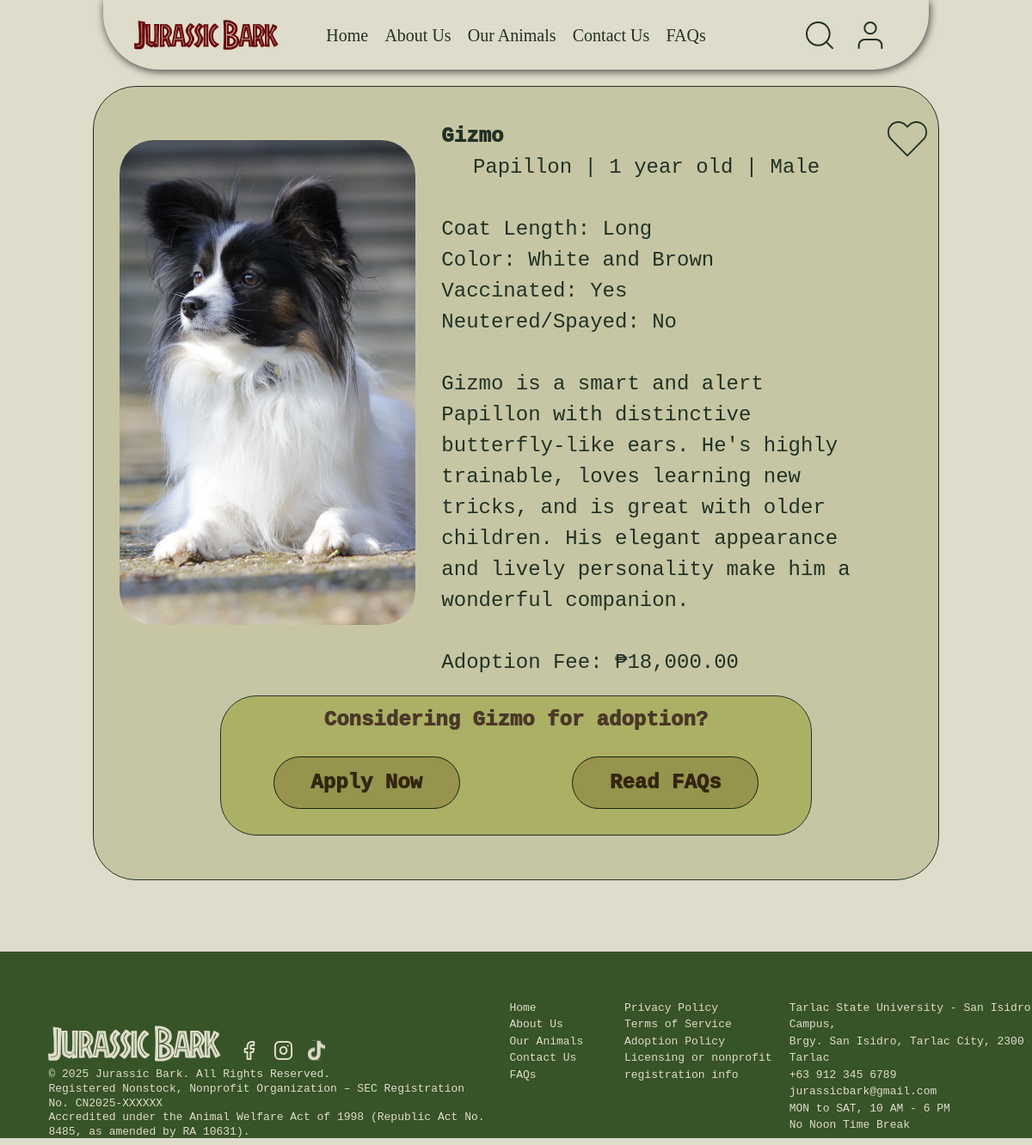
The page /petDetails.php?id=15 on the database its author committed.
### tables this page shows
CREATE TABLE `pets` (
  `petID` int(11) NOT NULL,
  `name` varchar(50) NOT NULL,
  `type` varchar(50) NOT NULL,
  `breed` varchar(50) NOT NULL,
  `age` int(11) NOT NULL,
  `price` double NOT NULL,
  `details` longtext NOT NULL CHECK (json_valid(`details`)),
  `imageDirectory` varchar(255) NOT NULL,
  `adoptedById` int(11) DEFAULT NULL
);

### petDetails.php (the view, shortened to what this page needs)
<?php
$petId = isset($_GET['id']) ? intval($_GET['id']) : 0;
$pet = null;
$error = null;
if ($petId > 0) {
    try {
        $host = '127.0.0.1';
        $dbname = 'adoptiondb';
        $username = 'root';
        $password = '';
        $pdo = new PDO("mysql:host=$host;dbname=$dbname;charset=utf8mb4", $username, $password);
        $pdo->setAttribute(PDO::ATTR_ERRMODE, PDO::ERRMODE_EXCEPTION);
        $stmt = $pdo->prepare("SELECT petID, name, type, breed, age, price, details, imageDirectory FROM pets WHERE petID = :petId");
        $stmt->bindParam(':petId', $petId, PDO::PARAM_INT);
        $stmt->execute();
        $pet = $stmt->fetch(PDO::FETCH_ASSOC);
    } catch (PDOException $e) {
        $error = "Database error: " . $e->getMessage();
    }
} else {
    $error = "Invalid pet ID.";
}
$gender = 'Unknown';
$color = 'Unknown';
$personality = 'No description available';
$vaccinated = 'Unknown';
$neutered = 'Unknown';
$coatLength = 'Unknown';
if ($pet) {
    $details = json_decode($pet['details'], true);
    if ($details) {
        $gender = isset($details['gender']) ? $details['gender'] : 'Unknown';
        $color = isset($details['color']) ? $details['color'] : 'Unknown';
        $personality = isset($details['personality']) ? $details['personality'] : 'No description available';
        $vaccinated = isset($details['vaccinated']) ? ($details['vaccinated'] ? 'Yes' : 'No') : 'Unknown';
        $neutered = isset($details['spayed_neutered']) ? ($details['spayed_neutered'] ? 'Yes' : 'No') : 'Unknown';
        $coatLength = isset($details['coat_length']) ? $details['coat_length'] : 'Unknown';
    }
}
$ageText = $pet ? ($pet['age'] > 1 ? $pet['age'] . ' years old' : $pet['age'] . ' year old') : '';
?>
<!DOCTYPE html>
<html lang="en">
<head>
    <link rel="stylesheet" href="petDetails.css">
    <link rel="stylesheet" href="global-application-styles.css">
    <link rel="stylesheet" href="globalFooterNav.css">
</head>
<body>
    <div class="nav">
        <div class="navLogo">
            <img src="images/homeImages/Jurassic Bark.webp" alt="">
        </div>
        <div class="mainNav">
            <p><a href="index.html">Home</a></p>
            <p> <a href="aboutUs.html">About Us</a></p>
            <p> <a href="ourAnimals.php">Our Animals</a></p>
            <p><a href="contact.html">Contact Us</a></p>
            <p><a href="faqs.html">FAQs</a></p>
        </div>
        <div class="navControls">
        </div>
    </div>
    <?php if ($error): ?>
        <div style="text-align: center; padding: 50px; width: 82%;">
            <h2>Error</h2>
            <p><?php echo htmlspecialchars($error); ?></p>
            <p><a href="ourAnimals.php" style="color: #223125; text-decoration: underline;">Back to Animals List</a></p>
        </div>
    <?php elseif ($pet): ?>
    <div class="petDetailsCon">
        <div class="petDetailsBg"></div>
        <div class="imageCon">
            <div class="imageHolder">
                <img class="petImage"
                     src="<?php echo htmlspecialchars($pet['imageDirectory']); ?>"
                     alt="<?php echo htmlspecialchars($pet['name']); ?>"
                     onerror="this.src='images/homeImages/petPics/default-pet.jpg'">
            </div>
        </div>
        <div class="petContent">
            <div class="petText">
                <p class="name"><?php echo htmlspecialchars($pet['name']); ?></p>
                <p class="details">
                    <p class="petTypeText" style="text-align: center" >
                        <?php echo htmlspecialchars($pet['breed']); ?> | <?php echo $ageText; ?> | <?php echo htmlspecialchars($gender); ?>
                    </p>
                    <br>
                    Coat Length: <?php echo htmlspecialchars($coatLength); ?> <br>
                    Color: <?php echo htmlspecialchars($color); ?> <br>
                    Vaccinated: <?php echo htmlspecialchars($vaccinated); ?> <br>
                    Neutered/Spayed: <?php echo htmlspecialchars($neutered); ?>
                    <br><br>
                    <?php echo htmlspecialchars($personality); ?>
                    <br><br>
                    Adoption Fee: ₱<?php echo number_format($pet['price'], 2); ?>
                </p>
            </div>
            <div class="petControls">
                <img class="heartIcon" src="images/ourAnimalsImages/heart icon.svg" alt="">
            </div>
        </div>
        <div id="bottomAdoption" class="adoption" >
            <div class="bottomAdoptionBg adoptionBg"></div>
            <p class="bottomAdoptionText adoptionText">Considering <?php echo htmlspecialchars($pet['name']); ?> for adoption?</p>
            <a href="user-application-page.html?petId=<?php echo $pet['petID']; ?>" class="bottomAdoptionBtn adoptionBtn">Apply Now</a>
            <div class="bottomAdoptionBtn adoptionBtn">Read FAQs</div>
        </div>
    </div>
    <?php endif; ?>
     <div class="HomeFooter">
        <div class="footerBg" ></div>
        <div class="foot1" >
            <div class="footerLogoIcons" >
                <img class="footLogo" src="images/homeImages/Jurassic Bark.svg" alt="">
                <div class="smallIconsCon">
                    <img class="smallIcons" src="images/homeImages/facebook.svg" alt="">
                    <img class="smallIcons" src="images/homeImages/instagram.svg" alt="">
                    <img class="smallIcons" src="images/homeImages/tiktok.svg" alt="">            </div>
                </div>
            <div class="foot1Text" >
                © 2025 Jurassic Bark. All Rights Reserved.
                <br>
                Registered Nonstock, Nonprofit Organization – SEC Registration No. CN2025-XXXXXX
                <br>
                Accredited under the Animal Welfare Act of 1998 (Republic Act No. 8485, as amended by RA 10631).
            </div>
        </div>
        <div class="foot2" >
            Home
            <br>
            About Us
            <br>
            Our Animals
            <br>
            Contact Us
            <br>
            FAQs
        </div>
        <div class="foot3" >
            Privacy Policy
            <br>
            Terms of Service
            <br>
            Adoption Policy
            <br>
            Licensing or nonprofit
            <br>
            registration info
        </div>
        <div class="foot4" >
            Tarlac State University - San Isidro Campus,
            <br>
            Brgy. San Isidro, Tarlac City, 2300 Tarlac
            <br>
            +63 912 345 6789
            <br>
            jurassicbark@gmail.com
            <br>
            MON to SAT, 10 AM - 6 PM
            <br>
            No Noon Time Break
        </div>
     </div>
</body>
</html>

### petDetails.css (style rules this page uses)
*, *::before, *::after { box-sizing: border-box; }
* { margin: 0; }
@media (prefers-reduced-motion: no-preference) { html { interpolate-size: allow-keywords; } }
body { line-height: 1.5; -webkit-font-smoothing: antialiased; }
img, picture, video, canvas, svg { display: block; max-width: 100%; }
p, h1, h2, h3, h4, h5, h6 { overflow-wrap: break-word; }
p { text-wrap: pretty; }
:root { --fontColor: #223125; --fontColor2: #725134; --fontColor3: #444E27; --bgColor: #DEDCCA; }
body { position: relative; background: var(--bgColor); color: var(--fontColor); font-family: "Chakra Petch"; display: flex; flex-direction: column; align-items: center; overflow-x: hidden; }
#bottomAdoption { display: none; }
.petDetailsCon { border: 1px solid #223125; width: 82%; display: grid; grid-template-columns: .7fr 1fr; height: 638px; overflow: hidden; border-radius: 50px; position: relative; }
.petDetailsBg { background: #223125; mix-blend-mode: overlay; width: 100%; height: 100%; position: absolute; z-index: -1; }
.imageCon { display: flex; align-items: center; justify-content: center; }
.imageHolder { width: 85%; height: 82%; border-radius: 50px; border: 2px yellow; display: flex; align-items: center; justify-content: center; }
.petImage { height: 100%; width: auto; object-fit: cover; border-radius: 40px; display: block; }
.petContent { display: flex; color: var(--fontColor); }
.petText { font-size: 24px; margin-top: 7%; font-weight: 100; margin-right: 10px; }
.name { font-weight: 1000; }
.petControls { display: flex; flex-direction: column; position: relative; justify-content: space-between; padding-right: 2%; margin-top: 7%; }
.heartIcon { width: 47px; align-self: flex-end; }
.adoption { position: relative; display: flex; flex-direction: column; border: 1px solid #223125; text-align: center; border-radius: 42px; gap: 10px; overflow: hidden; margin-bottom: 5%; }
.adoptionBg { background: #444E27; position: absolute; width: 100%; height: 100%; mix-blend-mode: overlay; z-index: -1; }
.adoptionText { margin-top: 30px; font-size: 24px; font-weight: 1000; margin-left: 20px; margin-right: 20px; }
.adoptionBtn { width: 217px; height: 61px; font-size: 24px; font-weight: 1000; background: #E0D7C3; mix-blend-mode: multiply; border-radius: 100px; display: flex; align-items: center; justify-content: center; margin-left: 20px; margin-right: 20px; border: 1px solid #223125; }
.adoption :last-child { margin-bottom: 30px; }
@media only screen and (max-width: 1336px) { .adoption { display: none; } }
@media only screen and (max-width: 1336px) { .petDetailsCon { grid-template-rows: 1fr auto; height: auto; } }
@media only screen and (max-width: 1336px) { #bottomAdoption { display: grid; grid-template-columns: 1fr 1fr; grid-template-rows: 1fr 1fr; grid-column: 1/3; height: 70%; justify-items: center; margin-left: 15%; margin-right: 15%; grid-row: 2; margin-bottom: 2%; margin-top: 2%; } }
@media only screen and (max-width: 1336px) { .heartIcon { width: 47px; flex-shrink: 0; } }
@media only screen and (max-width: 1336px) { .adoptionText { grid-column: 1/3; margin-top: 10px; } }
@media only screen and (max-width: 1336px) { .petControls { width: 100%; } }

### global-application-styles.css (style rules this page uses)
* { margin: 0; padding: 0; box-sizing: border-box; }
:root { --container-w: 743.17px; --img-max: 100px; }
body { font-family: 'Chakra Petch', monospace; background-image: url('fabric_background.png'); background-size: cover; min-height: 100vh; color: #4a3728; padding: clamp(28px, 6.5vw, 120px) 0 clamp(16px, 4.5vw, 80px) 0; }

### rows shown on the page
pets: imageDirectory+name (picture), name "Gizmo", breed "Papillon", age "1 year old", details "Male", details "Long", details "White and Brown", details "Yes", details "No", details "Gizmo is a smart and alert Papillon with distinctive butterfly-like ears. He's highly trainable, loves learning new tricks, and is great with older children. His elegant appearance and lively personality make him a wonderful companion.", price "18,000.00"
